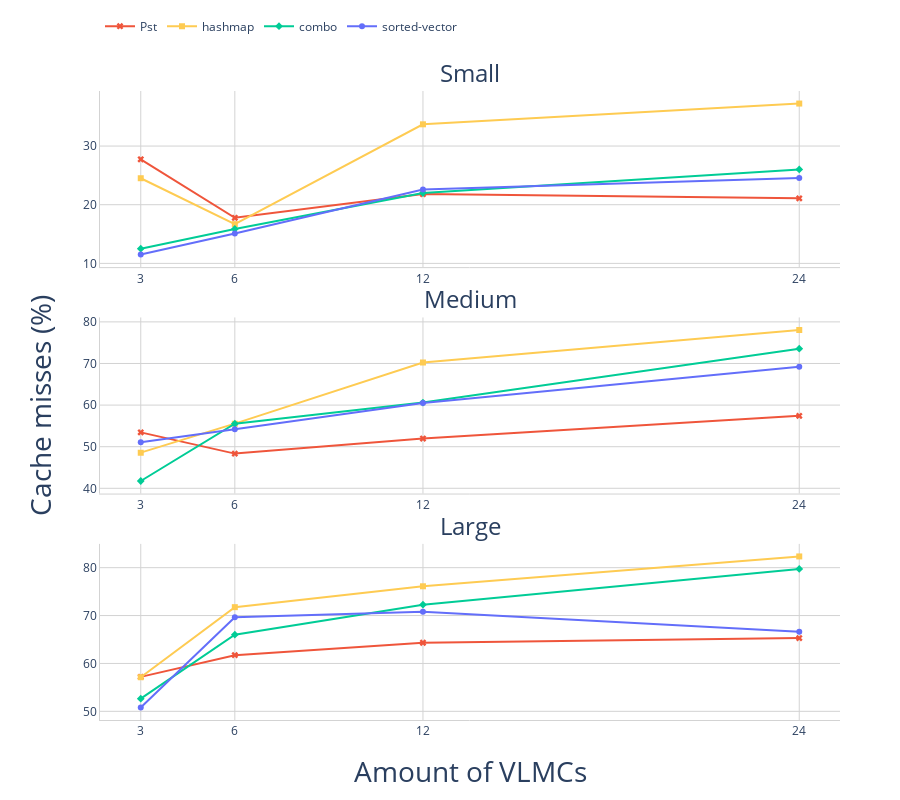

The notebook cell this image was saved under:
### Markdown cell above
## Visualizing cache-misses in relation to amount of VLMCs compared

### Code cell
df = pd.read_csv('csv_results/03_15_11_44.csv')
df_sv = pd.read_csv('csv_results/sorted-vector_human_03_20_12_09.csv')
df_hm = pd.read_csv('csv_results/hashmap_human_03_20_12_10.csv')
df_co = pd.read_csv('csv_results/combo_human_03_20_12_10.csv')
df_pst = df[df.implementation=='PstClassifierSeqan']

fig = make_subplots(rows=3, cols=1, shared_yaxes=False, 
                    x_title="Amount of VLMCs",
                    y_title="Cache misses (%)",
                    subplot_titles=("Small", "Medium", "Large"), 
                    horizontal_spacing= 0.02, vertical_spacing= 0.08) # specs=[[{}, {}],[{"colspan": 2}, None]])

fig.add_trace(go.Scatter(x=df_pst[df_pst.vlmc_size=='small']['set_size'], y=df_pst[df_pst.vlmc_size=='small']['cache_misses'], line_color='#EF553B', name="Pst", marker_symbol='x'), 1, 1)
fig.add_trace(go.Scatter(x=df_hm[df_hm.vlmc_size=='small']['set_size'], y=df_hm[df_hm.vlmc_size=='small']['cache_misses'], line_color='#FECB52', name="hashmap", marker_symbol='square'), 1, 1)
fig.add_trace(go.Scatter(x=df_co[df_co.vlmc_size=='small']['set_size'], y=df_co[df_co.vlmc_size=='small']['cache_misses'], line_color='#00CC96', name="combo", marker_symbol='diamond'), 1, 1)
fig.add_trace(go.Scatter(x=df_sv[df_sv.vlmc_size=='small']['set_size'], y=df_sv[df_sv.vlmc_size=='small']['cache_misses'], line_color='#636EFA', name="sorted-vector"), 1, 1)

fig.add_trace(go.Scatter(x=df_pst[df_pst.vlmc_size=='medium']['set_size'], y=df_pst[df_pst.vlmc_size=='medium']['cache_misses'], line_color='#EF553B', name="Pst", marker_symbol='x', showlegend = False), 2, 1)
fig.add_trace(go.Scatter(x=df_hm[df_hm.vlmc_size=='medium']['set_size'], y=df_hm[df_hm.vlmc_size=='medium']['cache_misses'], line_color='#FECB52', name="hashmap", marker_symbol='square', showlegend = False), 2, 1)
fig.add_trace(go.Scatter(x=df_co[df_co.vlmc_size=='medium']['set_size'], y=df_co[df_co.vlmc_size=='medium']['cache_misses'], line_color='#00CC96', name="combo", marker_symbol='diamond', showlegend = False), 2, 1)
fig.add_trace(go.Scatter(x=df_sv[df_sv.vlmc_size=='medium']['set_size'], y=df_sv[df_sv.vlmc_size=='medium']['cache_misses'], line_color='#636EFA', name="sorted-vector", showlegend = False), 2, 1)

fig.add_trace(go.Scatter(x=df_pst[df_pst.vlmc_size=='large']['set_size'], y=df_pst[df_pst.vlmc_size=='large']['cache_misses'], line_color='#EF553B', name="Pst", marker_symbol='x', showlegend = False), 3, 1)
fig.add_trace(go.Scatter(x=df_hm[df_hm.vlmc_size=='large']['set_size'], y=df_hm[df_hm.vlmc_size=='large']['cache_misses'], line_color='#FECB52', name="hashmap", marker_symbol='square', showlegend = False), 3, 1)
fig.add_trace(go.Scatter(x=df_co[df_co.vlmc_size=='large']['set_size'], y=df_co[df_co.vlmc_size=='large']['cache_misses'], line_color='#00CC96', name="combo", marker_symbol='diamond', showlegend = False), 3, 1)
fig.add_trace(go.Scatter(x=df_sv[df_sv.vlmc_size=='large']['set_size'], y=df_sv[df_sv.vlmc_size=='large']['cache_misses'], line_color='#636EFA', name="sorted-vector", showlegend = False), 3, 1)


fig.update_layout(legend=dict(
    orientation="h",
    yanchor="bottom",
    y=1.08),
    margin=dict(l=100, r=60, t=60, b=80),
    height=800,
    plot_bgcolor="white")

fig.update_xaxes(gridcolor='LightGrey', row=1, col=1)
fig.update_yaxes(gridcolor='LightGrey', row=1, col=1)
# fig.update_yaxes(tickvals=[0, 0.1, 0.2, 0.3, 0.4, 0.5], row=1, col=1)
fig.update_xaxes(tickvals=[3, 6, 12, 24], row=1, col=1)
fig.update_xaxes(showline=True, linewidth=1, linecolor='LightGrey', row=1, col=1)
fig.update_yaxes(showline=True, linewidth=1, linecolor='LightGrey', row=1, col=1)

fig.update_xaxes(gridcolor='LightGrey', row=2, col=1)
fig.update_yaxes(gridcolor='LightGrey', row=2, col=1)
# fig.update_yaxes(tickvals=[0, 1, 2, 3, 4, 5], row=2, col=1)
fig.update_xaxes(tickvals=[3, 6, 12, 24], row=2, col=1)
fig.update_xaxes(showline=True, linewidth=1, linecolor='LightGrey', row=2, col=1)
fig.update_yaxes(showline=True, linewidth=1, linecolor='LightGrey', row=2, col=1)

fig.update_xaxes(gridcolor='LightGrey', row=3, col=1)
fig.update_yaxes(gridcolor='LightGrey', row=3, col=1)
# fig.update_yaxes(tickvals=[0, 5, 10, 15, 20, 25, 30], row=3, col=1)
fig.update_xaxes(tickvals=[3, 6, 12, 24], row=3, col=1)
fig.update_xaxes(showline=True, linewidth=1, linecolor='LightGrey', row=3, col=1)
fig.update_yaxes(showline=True, linewidth=1, linecolor='LightGrey', row=3, col=1)

fig.layout.annotations[0]["font"] = {'size': 24}
fig.layout.annotations[1]["font"] = {'size': 24}
fig.layout.annotations[2]["font"] = {'size': 24}

fig.layout.annotations[3]["font"] = {'size': 28}
fig.layout.annotations[4]["font"] = {'size': 28}
fig.show()
fig.write_image("images/human_cache_misses.pdf")

### Figure 1 — Plotly figure (JSON) as saved in the notebook; plotly's stock layout.template omitted (floating-point values rounded to 4 significant figures)
{"data": [{"line": {"color": "#EF553B"}, "marker": {"symbol": "x"}, "name": "Pst", "type": "scatter", "x": [24, 12, 6, 3], "xaxis": "x", "y": [21.09, 21.82, 17.77, 27.75], "yaxis": "y"}, {"line": {"color": "#FECB52"}, "marker": {"symbol": "square"}, "name": "hashmap", "type": "scatter", "x": [24, 12, 6, 3], "xaxis": "x", "y": [37.24, 33.7, 16.68, 24.51], "yaxis": "y"}, {"line": {"color": "#00CC96"}, "marker": {"symbol": "diamond"}, "name": "combo", "type": "scatter", "x": [24, 12, 6, 3], "xaxis": "x", "y": [26.02, 21.99, 15.87, 12.51], "yaxis": "y"}, {"line": {"color": "#636EFA"}, "name": "sorted-vector", "type": "scatter", "x": [24, 12, 6, 3], "xaxis": "x", "y": [24.57, 22.58, 15.09, 11.5], "yaxis": "y"}, {"line": {"color": "#EF553B"}, "marker": {"symbol": "x"}, "name": "Pst", "showlegend": false, "type": "scatter", "x": [24, 12, 6, 3], "xaxis": "x2", "y": [57.42, 51.96, 48.34, 53.45], "yaxis": "y2"}, {"line": {"color": "#FECB52"}, "marker": {"symbol": "square"}, "name": "hashmap", "showlegend": false, "type": "scatter", "x": [24, 12, 6, 3], "xaxis": "x2", "y": [78.05, 70.23, 55.54, 48.57], "yaxis": "y2"}, {"line": {"color": "#00CC96"}, "marker": {"symbol": "diamond"}, "name": "combo", "showlegend": false, "type": "scatter", "x": [24, 12, 6, 3], "xaxis": "x2", "y": [73.56, 60.61, 55.52, 41.76], "yaxis": "y2"}, {"line": {"color": "#636EFA"}, "name": "sorted-vector", "showlegend": false, "type": "scatter", "x": [24, 12, 6, 3], "xaxis": "x2", "y": [69.24, 60.5, 54.21, 51.09], "yaxis": "y2"}, {"line": {"color": "#EF553B"}, "marker": {"symbol": "x"}, "name": "Pst", "showlegend": false, "type": "scatter", "x": [24, 12, 6, 3], "xaxis": "x3", "y": [65.29, 64.31, 61.73, 57.19], "yaxis": "y3"}, {"line": {"color": "#FECB52"}, "marker": {"symbol": "square"}, "name": "hashmap", "showlegend": false, "type": "scatter", "x": [24, 12, 6, 3], "xaxis": "x3", "y": [82.34, 76.11, 71.75, 57.13], "yaxis": "y3"}, {"line": {"color": "#00CC96"}, "marker": {"symbol": "diamond"}, "name": "combo", "showlegend": false, "type": "scatter", "x": [24, 12, 6, 3], "xaxis": "x3", "y": [79.74, 72.28, 66.01, 52.65], "yaxis": "y3"}, {"line": {"color": "#636EFA"}, "name": "sorted-vector", "showlegend": false, "type": "scatter", "x": [24, 12, 6, 3], "xaxis": "x3", "y": [66.63, 70.81, 69.63, 50.81], "yaxis": "y3"}], "layout": {"annotations": [{"font": {"size": 24}, "showarrow": false, "text": "Small", "x": 0.5, "xanchor": "center", "xref": "paper", "y": 1, "yanchor": "bottom", "yref": "paper"}, {"font": {"size": 24}, "showarrow": false, "text": "Medium", "x": 0.5, "xanchor": "center", "xref": "paper", "y": 0.64, "yanchor": "bottom", "yref": "paper"}, {"font": {"size": 24}, "showarrow": false, "text": "Large", "x": 0.5, "xanchor": "center", "xref": "paper", "y": 0.28, "yanchor": "bottom", "yref": "paper"}, {"font": {"size": 28}, "showarrow": false, "text": "Amount of VLMCs", "x": 0.5, "xanchor": "center", "xref": "paper", "y": 0, "yanchor": "top", "yref": "paper", "yshift": -30}, {"font": {"size": 28}, "showarrow": false, "text": "Cache misses (%)", "textangle": -90, "x": 0, "xanchor": "right", "xref": "paper", "xshift": -40, "y": 0.5, "yanchor": "middle", "yref": "paper"}], "height": 800, "legend": {"orientation": "h", "y": 1.08, "yanchor": "bottom"}, "margin": {"b": 80, "l": 100, "r": 60, "t": 60}, "plot_bgcolor": "white", "xaxis": {"anchor": "y", "domain": [0, 1], "gridcolor": "LightGrey", "linecolor": "LightGrey", "linewidth": 1, "showline": true, "tickvals": [3, 6, 12, 24]}, "xaxis2": {"anchor": "y2", "domain": [0, 1], "gridcolor": "LightGrey", "linecolor": "LightGrey", "linewidth": 1, "showline": true, "tickvals": [3, 6, 12, 24]}, "xaxis3": {"anchor": "y3", "domain": [0, 1], "gridcolor": "LightGrey", "linecolor": "LightGrey", "linewidth": 1, "showline": true, "tickvals": [3, 6, 12, 24]}, "yaxis": {"anchor": "x", "domain": [0.72, 1], "gridcolor": "LightGrey", "linecolor": "LightGrey", "linewidth": 1, "showline": true}, "yaxis2": {"anchor": "x2", "domain": [0.36, 0.64], "gridcolor": "LightGrey", "linecolor": "LightGrey", "linewidth": 1, "showline": true}, "yaxis3": {"anchor": "x3", "domain": [0, 0.28], "gridcolor": "LightGrey", "linecolor": "LightGrey", "linewidth": 1, "showline": true}}}
